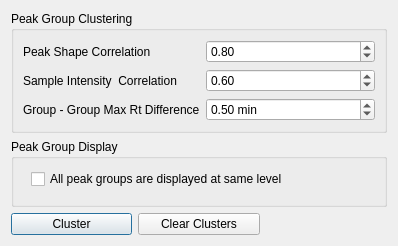
<?xml version="1.0" encoding="UTF-8"?>
<ui version="4.0">
 <class>ClusterDialog</class>
 <widget class="QDialog" name="ClusterDialog">
  <property name="geometry">
   <rect>
    <x>0</x>
    <y>0</y>
    <width>398</width>
    <height>246</height>
   </rect>
  </property>
  <property name="windowTitle">
   <string>Cluster PeakGroups</string>
  </property>
  <layout class="QGridLayout" name="gridLayout">
   <item row="2" column="0">
    <widget class="QPushButton" name="clusterButton">
     <property name="text">
      <string>Cluster</string>
     </property>
    </widget>
   </item>
   <item row="0" column="0" colspan="3">
    <widget class="QGroupBox" name="groupBox_5">
     <property name="title">
      <string>Peak Group Clustering</string>
     </property>
     <layout class="QGridLayout" name="gridLayout_6">
      <item row="3" column="0">
       <widget class="QLabel" name="label_15">
        <property name="text">
         <string>Group - Group Max Rt Difference</string>
        </property>
       </widget>
      </item>
      <item row="0" column="1">
       <widget class="QDoubleSpinBox" name="minRt">
        <property name="minimum">
         <double>-1.000000000000000</double>
        </property>
        <property name="maximum">
         <double>1.000000000000000</double>
        </property>
        <property name="singleStep">
         <double>0.100000000000000</double>
        </property>
        <property name="value">
         <double>0.800000000000000</double>
        </property>
       </widget>
      </item>
      <item row="3" column="1">
       <widget class="QDoubleSpinBox" name="maxRtDiff_2">
        <property name="suffix">
         <string> min</string>
        </property>
        <property name="maximum">
         <double>1000.000000000000000</double>
        </property>
        <property name="singleStep">
         <double>0.100000000000000</double>
        </property>
        <property name="value">
         <double>0.500000000000000</double>
        </property>
       </widget>
      </item>
      <item row="2" column="0">
       <widget class="QLabel" name="label_14">
        <property name="text">
         <string>Sample Intensity  Correlation</string>
        </property>
       </widget>
      </item>
      <item row="0" column="0">
       <widget class="QLabel" name="label_10">
        <property name="text">
         <string>Peak Shape Correlation</string>
        </property>
       </widget>
      </item>
      <item row="2" column="1">
       <widget class="QDoubleSpinBox" name="minSampleCorr">
        <property name="minimum">
         <double>-1.000000000000000</double>
        </property>
        <property name="maximum">
         <double>1.000000000000000</double>
        </property>
        <property name="singleStep">
         <double>0.100000000000000</double>
        </property>
        <property name="value">
         <double>0.600000000000000</double>
        </property>
       </widget>
      </item>
     </layout>
    </widget>
   </item>
   <item row="2" column="1">
    <widget class="QPushButton" name="clearButton">
     <property name="text">
      <string>Clear Clusters</string>
     </property>
    </widget>
   </item>
   <item row="1" column="0" colspan="3">
    <widget class="QGroupBox" name="groupBoxPeakGroupDisp">
     <property name="title">
      <string>Peak Group Display</string>
     </property>
     <widget class="QCheckBox" name="chkPGDisplay">
      <property name="geometry">
       <rect>
        <x>20</x>
        <y>30</y>
        <width>331</width>
        <height>20</height>
       </rect>
      </property>
      <property name="text">
       <string>All peak groups are displayed at same level</string>
      </property>
     </widget>
    </widget>
   </item>
  </layout>
 </widget>
 <resources/>
 <connections/>
</ui>
